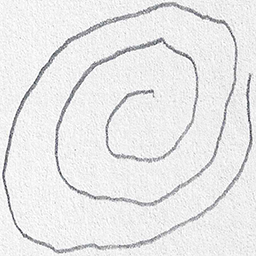
#> input picture Project Development Phase/Sprint 1/Dataset/Spiral/Training/Healthy/V02HE02.png, 256 x 256 px, found by its file name; its folder holds 4 pictures in this run
$ jupyter execute --allow-errors 'Parkinson disease detection Model.ipynb'
#> lines starting #> are read from the running program, lines starting #| are printed output that depends on the picture; pictures that were not available may be replaced by others from this repository, and a replacement may not be noted
MODEL BUILDING

[cell 1]
from sklearn.ensemble import RandomForestClassifier

[cell 2]
import numpy as np
import pandas as pd
import matplotlib.pyplot as plt
import seaborn as sns
import zipfile as zf
import os
import random
import cv2
import pickle
from imutils import build_montages
from imutils import paths
from sklearn.metrics import classification_report,confusion_matrix
from sklearn import metrics
from sklearn.preprocessing import LabelEncoder,LabelBinarizer
from sklearn.model_selection import train_test_split
from sklearn.ensemble import RandomForestClassifier,GradientBoostingClassifier,ExtraTreesClassifier
from skimage import feature
from google.colab.patches import cv2_imshow

[cell 3]
sns.set()
os.getcwd()

[cell 4]
from google.colab import drive
drive.mount('/content/drive')

[cell 5]
spiral_train_healthy = os.listdir('/content/drive/My Drive/IBM/Spiral/spiral/training/healthy/')
spiral_train_park = os.listdir('/content/drive/My Drive/IBM/Spiral/spiral/training/parkinson/')

fp_spiral_train_healthy = '/content/drive/My Drive/IBM/Spiral/spiral/training/healthy/'
fp_spiral_train_park = '/content/drive/My Drive/IBM/Spiral/spiral/training/parkinson/'

spiral_test_healthy = os.listdir('/content/drive/My Drive/IBM/Spiral/spiral/testing/healthy/')
spiral_test_park = os.listdir('/content/drive/My Drive/IBM/Spiral/spiral/testing/parkinson/')

fp_spiral_test_healthy = '/content/drive/My Drive/IBM/Spiral/spiral/testing/healthy/'
fp_spiral_test_park = '/content/drive/My Drive/IBM/Spiral/spiral/testing/parkinson/'

[cell 6]
def quantify_image(image):
  features = feature.hog(image,orientations=9,
                pixels_per_cell=(10,10),cells_per_block=(2,2),transform_sqrt=True,block_norm="L1")

  return features

[cell 7]
trainX = []
testX = []
outputs = []
trainY = []
testY = []

for i in spiral_train_healthy:
  image = cv2.imread(fp_spiral_train_healthy+i)
#> image is the input picture: shape (256, 256, 3); mean B, G, R 232.8, 232.4, 232.4
  image = cv2.cvtColor(image , cv2.COLOR_BGR2GRAY)
#> image: shape (256, 256)
  image = cv2.resize(image , (200,200))
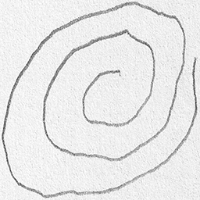
#> image: shape (200, 200); min 67, max 255, mean 232.3
  image =cv2.threshold(image, 0, 255,cv2.THRESH_BINARY_INV | cv2.THRESH_OTSU)[1]
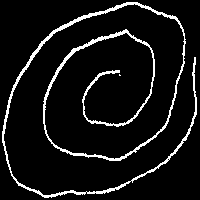
#> image: shape (200, 200); 7.8% white in thin lines or dots
  features = quantify_image(image)
#> in quantify_image, `features = feature.hog(image,orientations=9, pixels_per_cell=(10,10),c..`: features = 12996 values, max 1 at index 3811, min 0 at index 0, mean 0.0215
  trainX.append(features)
  trainY.append('healthy')
#> pass 2 of the loop `for i in spiral_train_healthy:`:
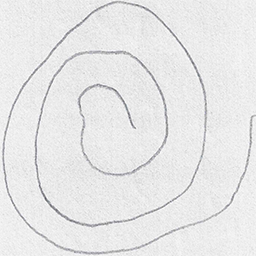
#> input picture Project Development Phase/Sprint 1/Dataset/Spiral/Training/Healthy/V06HE02.png, 256 x 256 px, found by its file name
#> image is the input picture: shape (256, 256, 3); mean B, G, R 231.6, 231.3, 231.4
#> `image = cv2.resize(image , (200,200))`:
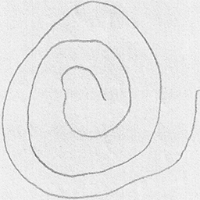
#> image: shape (200, 200); min 103, max 253, mean 231.2
#> `image =cv2.threshold(image, 0, 255,cv2.THRESH_BINARY_INV | cv2.THRESH_..`:
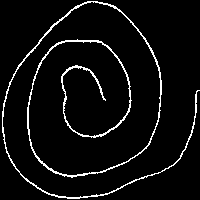
#> image: shape (200, 200); 5.4% white in thin lines or dots
#> `features = quantify_image(image)`: features = 12996 values, max 1 at index 1714, min 0 at index 0, mean 0.0217
#> pass 3 of the loop `for i in spiral_train_healthy:`:
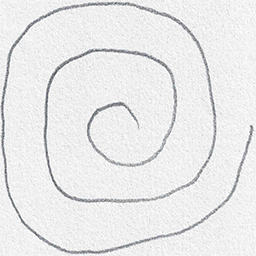
#> input picture Project Development Phase/Sprint 1/Dataset/Spiral/Training/Healthy/V06HE03.png, 256 x 256 px, found by its file name
#> image is the input picture: shape (256, 256, 3); mean B, G, R 234, 233.7, 233.6
#> `image = cv2.resize(image , (200,200))`:
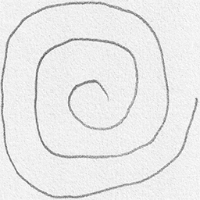
#> image: shape (200, 200); min 77, max 255, mean 233.5
#> `image =cv2.threshold(image, 0, 255,cv2.THRESH_BINARY_INV | cv2.THRESH_..`:
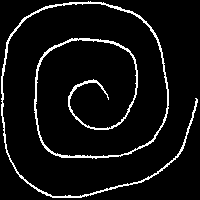
#> image: shape (200, 200); 6.5% white in thin lines or dots
#> `features = quantify_image(image)`: features = 12996 values, max 1 at index 9256, min 0 at index 0, mean 0.0205
#> the loop made 4 passes; the first 3 are shown

for i in spiral_train_park:
  image = cv2.imread(fp_spiral_train_park+i)
  image = cv2.cvtColor(image , cv2.COLOR_BGR2GRAY)
  image = cv2.resize(image , (200,200))
  image = cv2.threshold(image ,0,255,cv2.THRESH_BINARY_INV | cv2.THRESH_OTSU)[1]
  features = quantify_image(image)
#> features = 12996 values, max 1 at index 3811, min 0 at index 0, mean 0.0215
  trainX.append(features)
  trainY.append('parkinson')

for i in spiral_test_healthy:
  image = cv2.imread(fp_spiral_test_healthy+i)
  outputs.append(image)
  image = cv2.cvtColor(image , cv2.COLOR_BGR2GRAY)
  image = cv2.resize(image , (200,200))
  image = cv2.threshold(image ,0,255,cv2.THRESH_BINARY_INV | cv2.THRESH_OTSU)[1]
  features = quantify_image(image)
  testX.append(features)
  testY.append('healthy')
#> pass 2 of the loop `for i in spiral_test_healthy:`:
#> `features = quantify_image(image)`: features = 12996 values, max 1 at index 1714, min 0 at index 0, mean 0.0217
#> pass 3 of the loop `for i in spiral_test_healthy:`:
#> `features = quantify_image(image)`: features = 12996 values, max 1 at index 9256, min 0 at index 0, mean 0.0205
#> the loop made 4 passes; the first 3 are shown

for i in spiral_test_park:
  image = cv2.imread(fp_spiral_test_park+i)
  outputs.append(image)
  image = cv2.cvtColor(image , cv2.COLOR_BGR2GRAY)
  image = cv2.resize(image , (200,200))
  image = cv2.threshold(image ,0,255,cv2.THRESH_BINARY_INV | cv2.THRESH_OTSU)[1]
  features = quantify_image(image)
#> features = 12996 values, max 1 at index 3811, min 0 at index 0, mean 0.0215
  testX.append(features)
  testY.append('parkinson')

[cell 8]
trainX = np.array(trainX)
testX = np.array(testX)
trainY = np.array(trainY)
testY = np.array(testY)

[cell 9]
trainX

[cell 10]
trainY

[cell 11]
testX

[cell 12]
testY

[cell 13]
le = LabelEncoder()
trainY = le.fit_transform(trainY)
testY = le.transform(testY)

[cell 14]
trainX

[cell 15]
trainX.shape
#> Out = (5, 12996)

[cell 16]
trainY

[cell 17]
trainY.shape
#> Out = (5,)

[cell 18]
print("Training model....")
model = RandomForestClassifier(n_estimators=100)
model.fit(trainX,trainY)

[cell 19]
preds = model.predict(testX)
preds

[cell 20]
cnf = confusion_matrix(testY,preds)
cnf

[cell 21]
plt.figure(figsize=(5,5))
sns.heatmap(cnf , annot=True , cmap="coolwarm" , cbar=False)
plt.show()
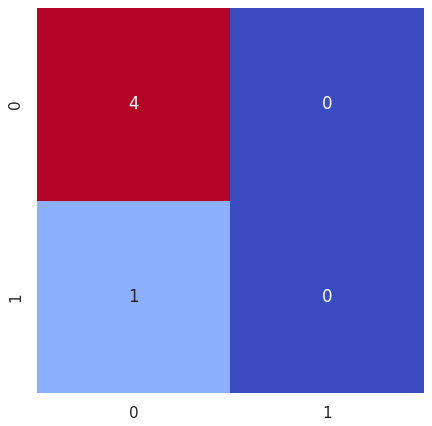
#> figure drawn by matplotlib, 1 panel
